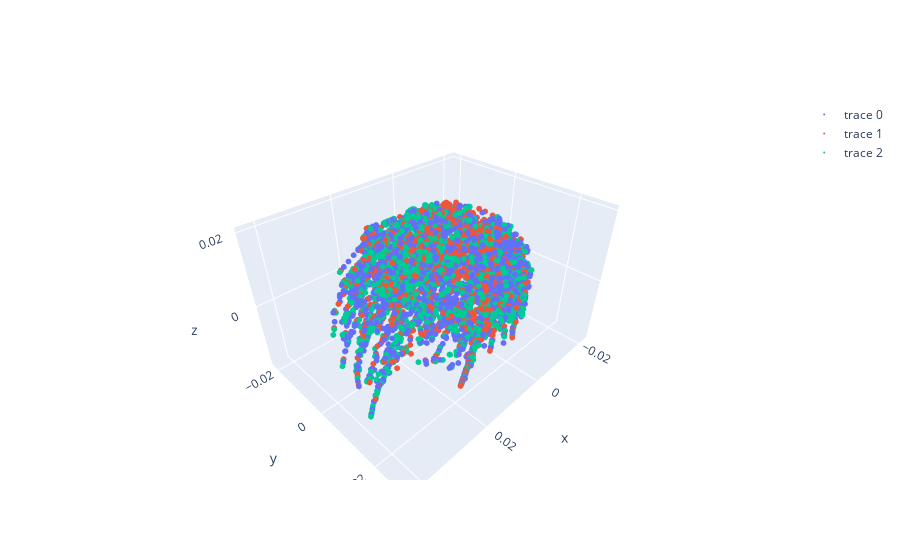

Notebook code for this chart:
### Code cell
import plotly.graph_objects as go

fig = go.Figure()
for i in range(adata.obs['day_class'].nunique()):
    fig.add_scatter3d(x=data['phate'][adata.obs['day_class']==i,0], 
                      y=data['phate'][adata.obs['day_class']==i,1], 
                      z=data['phate'][adata.obs['day_class']==i,2], 
                      mode='markers', marker=dict(size=2, color=i))
fig.show()

### Figure 1 — Plotly figure (JSON) as saved in the notebook; plotly's stock layout.template omitted (floating-point values rounded to 4 significant figures; data arrays with more than 128 entries replaced by an {"elided": "..."} marker saying what was removed)
{"data": [{"marker": {"color": 0, "size": 2}, "mode": "markers", "type": "scatter3d", "x": {"elided": "3432 float values"}, "y": {"elided": "3432 float values"}, "z": {"elided": "3432 float values"}}, {"marker": {"color": 1, "size": 2}, "mode": "markers", "type": "scatter3d", "x": {"elided": "3227 float values"}, "y": {"elided": "3227 float values"}, "z": {"elided": "3227 float values"}}, {"marker": {"color": 2, "size": 2}, "mode": "markers", "type": "scatter3d", "x": {"elided": "3341 float values"}, "y": {"elided": "3341 float values"}, "z": {"elided": "3341 float values"}}], "layout": {}}
